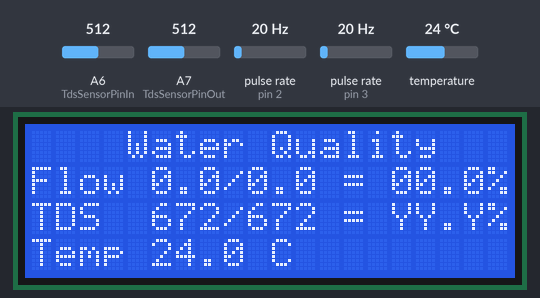
Bench run of a sketch on a simulated Arduino Nano, built with avr-gcc and run on an emulated ATmega328P. Parts: 20×4 character LCD. Wiring (inferred from the names in the program): 2 × pulse sensor: data pin 2 / data pin 3. Inputs (shaded band) come from the test bench; at power-on: A6 (TdsSensorPinIn) = 512, pulse rate (sensors on pin 2, pin 3) 20 Hz, temperature 24 °C, A7 (TdsSensorPinOut) = 512. What the sketch prints to the serial monitor is not drawn.

Above: at 1.3 s.
1.4 s: A6 (TdsSensorPinIn) set to 646
At 4.0 s:
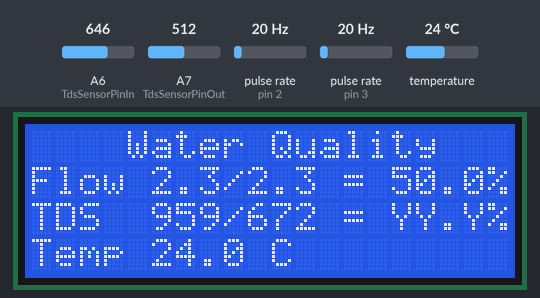
6.0 s: A6 (TdsSensorPinIn) set to 673
At 7.4 s:
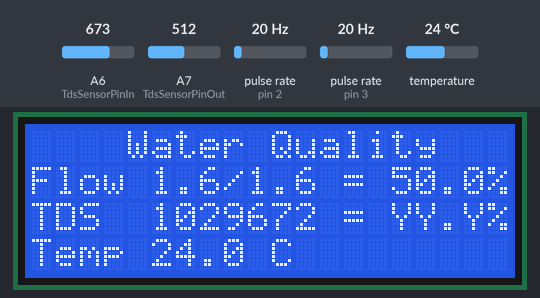
7.8 s: pulse rate (sensor on pin 2) set to 50 Hz
At 8.5 s:
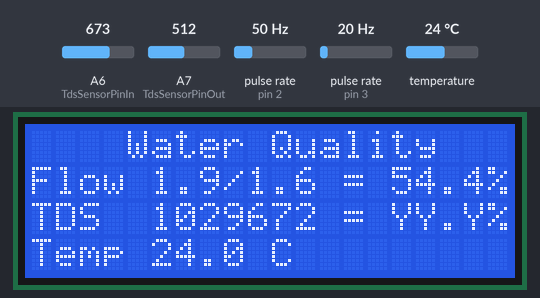
11.3 s: pulse rate (sensor on pin 2) set to 150 Hz
At 12.0 s:
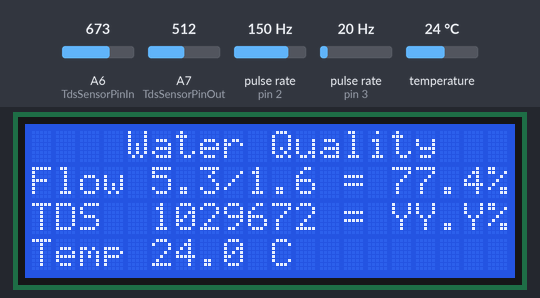
17.0 s: pulse rate (sensor on pin 3) set to 4 Hz
At 20.0 s:
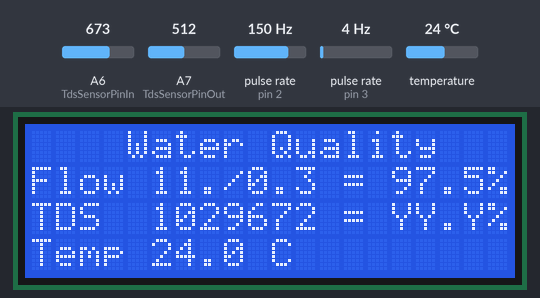
20.3 s: temperature set to 12 °C
At 21.5 s:
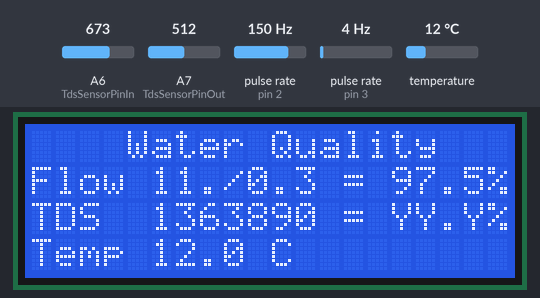
Timing chart, 0 to 23.1 s (numbered marks = the images above; inputs shaded):
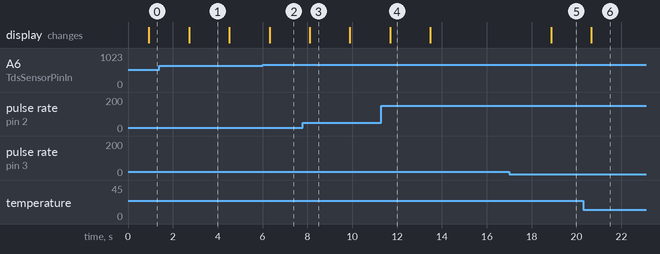

The sketch:

main_old.ino
```cpp
#include <Wire.h>
#include <LiquidCrystal_I2C.h>
#include <OneWire.h>
#include <DallasTemperature.h>
#include <stdio.h>
#include <stdlib.h>

#include <EEPROM.h>       // TDS readings
#include "GravityTDS.h"   //

//Defines analog inputs for TDC sensors
#define TdsSensorPinIn A6
#define TdsSensorPinOut A7

#define ONE_WIRE_BUS 11 //Temperature Reading pin
LiquidCrystal_I2C lcd(0x27, 2, 1, 0, 4, 5, 6, 7, 3, POSITIVE);  // Set the LCD I2C address

//LCD Screen Pin
//int sensorPin = A3;    // select the input pin for the potentiometer
//int sensorValue = 0;  // variable to store the value coming from the sensor
char str_temperature[5];

// Setup a oneWire instance to communicate with any OneWire devices (not just Maxim/Dallas temperature ICs)
OneWire oneWire(ONE_WIRE_BUS);
// Pass our oneWire reference to Dallas Temperature.
DallasTemperature sensors(&oneWire);
float tempC;


void LCDsetup(void){
    lcd.begin(20,4);
    lcd.setCursor(4,0);
    lcd.print("Water Quality");
    lcd.setCursor(0,1);
    lcd.print("Flow XXX/XXX = YY.Y%");
    lcd.setCursor(0,2);
    lcd.print("TDS  XXX/XXX = YY.Y%");
    lcd.setCursor(0,3);
    lcd.print("Temp XX.X C");

}

void TemperatureSetup(void){
  // start serial port
  Serial.begin(9600);
  Serial.println("Dallas Temperature IC Control Library Demo");

  // Start up the library
  sensors.begin();
}

void TemperatureLoop(void){
  // call sensors.requestTemperatures() to issue a global temperature
  // request to all devices on the bus
  //Serial.print("Requesting temperatures...");
  sensors.requestTemperatures(); // Send the command to get temperatures
  //Serial.println("DONE");
  // After we got the temperatures, we can print them here.
  // We use the function ByIndex, and as an example get the temperature from the first sensor only.
  tempC = sensors.getTempCByIndex(0);
  dtostrf(tempC, 4, 1, str_temperature);

  // Check if reading was successful
  if(tempC != DEVICE_DISCONNECTED_C)
  {
    //Serial.print("Temperature for the device 1 (index 0) is: ");
    //Serial.println(tempC);
    lcd.setCursor(5,4);
    lcd.print(str_temperature);
  }
  else
  {
    Serial.println("Error: Could not read temperature data");
  }

}

//--------------------------------------------------------------------------------------
//    FLOW READINGS

volatile float  flow_frequency_clean;  // Measures flow meter pulses in
float  l_minute_clean;          // Calculated litres/hour
unsigned char flowmeter_in = 2;  // Flow Meter Pin number

volatile float  flow_frequency_waste;  // Measures flow meter pulses in
float  l_minute_waste;          // Calculated litres/hour
unsigned char flowmeter_out = 3;  // Flow Meter Pin number


float flowrate[2]; //Holds flowrates, clean at [0], waste at [1]
char str_percent_flow[5];


unsigned long currentTime;
unsigned long cloopTime;

// Interrupt functions for water flow
void flow_clean(){flow_frequency_clean++;}
void flow_waste() {flow_frequency_waste++;}


void flowSetup(){
   pinMode(flowmeter_in, INPUT);
   pinMode(flowmeter_out, INPUT);
   Serial.begin(9600);
   attachInterrupt(0, flow_clean, RISING); // Setup Interrupt
   attachInterrupt(1, flow_waste, RISING);// see http://arduino.cc/en/Reference/attachInterrupt
   sei();                               // Enable interrupts
   currentTime = millis();
   cloopTime = currentTime;

}

void getFlow(){
   currentTime = millis();
   // Every second, calculate and print litres/hour
   if(currentTime >= (cloopTime + 1000))
   {
      cloopTime = currentTime;              // Updates cloopTime
      // Pulse frequency (Hz) = 7.5Q, Q is flow rate in L/min. (Results in +/- 3% range) ------- 23Q correction

      l_minute_clean = (flow_frequency_clean / 23.0); // (Pulse frequency x 60 min) / 7.5Q = flow rate in L/hour  ------- Not multiplying by 60. Keep in Liters per minute
      //Serial.print(l_minute_clean, DEC);   //Debug
      //Serial.println(" L/minute clean");
      flow_frequency_clean = 0;                   // Reset Counter

      l_minute_waste = (flow_frequency_waste / 23); //Do same for outflow
      //Serial.print(l_minute_waste, DEC); //Debug
      //Serial.println(" L/minute waste");
      flow_frequency_waste = 0;

      flowrate[0] = l_minute_clean;
      flowrate[1] = l_minute_waste; //Stores flowrates in and out.

   }
}

void Percentage_Flow(float flow_clean, float flow_waste){

    if(flow_clean + flow_waste == 0){
        str_percent_flow[0] = '0';
        str_percent_flow[1] = '0';
        str_percent_flow[2] = '.';
        str_percent_flow[3] = '0';
    }else{
        float percentage_flow = (flow_clean / (flow_clean + flow_waste)) * 100;
        dtostrf(percentage_flow, 4, 1, str_percent_flow);
    }

}

void printFlow(){
  getFlow(); //Calls for a function to update our flow rates
  Percentage_Flow(flowrate[0], flowrate[1]);

  char in_flow[10];
  char out_flow[10];

  char str_rate_in [4]; //Buffer of length 4 allows for x.x/null but not values >=10
  char str_rate_out [4];

  dtostrf(flowrate[0], 3, 1, str_rate_in);
  dtostrf(flowrate[1], 3, 1, str_rate_out);

  lcd.setCursor(5, 1);
  lcd.print(str_rate_in);
  lcd.setCursor(9,1);
  lcd.print(str_rate_out);

  lcd.setCursor(15, 1);
  lcd.print(str_percent_flow);

  //Overrides overflow digits in case reading goes goes >=10 for either flow value
  lcd.setCursor(8, 1);
  lcd.print("/");
  lcd.setCursor(12, 1);
  lcd.print(" ");


}

//--------------------------------------------------------------------------------------
//      TDS READINGS

GravityTDS TdsIn;
GravityTDS TdsOut;

float temperature = 25,tdsValueIn = 0, tdsValueOut = 0;

void TDSsetup()
{
    Serial.begin(9600);
    //Initialize TDS reader for water input
    TdsIn.setPin(TdsSensorPinIn);
    TdsIn.setAref(3.3);  //reference voltage on ADC, default 5.0V on Arduino UNO
    TdsIn.setAdcRange(1024);  //1024 for 10bit ADC;4096 for 12bit ADC
    TdsIn.begin();  //initialization

    //Initialize TDS reader for water output
    TdsOut.setPin(TdsSensorPinOut);
    TdsOut.setAref(3.3);  //reference voltage on ADC, default 5.0V on Arduino UNO
    TdsOut.setAdcRange(1024);  //1024 for 10bit ADC;4096 for 12bit ADC
    TdsOut.begin();  //initialization
}

void TDSloop()
{
    temperature = tempC;  //Bad Practice lmao
    TdsIn.setTemperature(temperature);  // set the temperature and execute temperature compensation
    TdsIn.update();  //sample and calculate
    tdsValueIn = TdsIn.getTdsValue();  // then get the value
    //Serial.print(tdsValueIn);
    //Serial.println("ppm");


    TdsOut.setTemperature(temperature);  // set the temperature and execute temperature compensation
    TdsOut.update();  //sample and calculate
    tdsValueOut = TdsOut.getTdsValue();  // then get the value

    printTDS(tdsValueIn, tdsValueOut);
    delay(1000);
}

void printTDS(float TDS_in, float TDS_out){
    char str_TDS_in[4], str_TDS_out[4];
    dtostrf(TDS_in, 3, 0, str_TDS_in);
    dtostrf(TDS_out, 3, 0, str_TDS_out);

    lcd.setCursor(5, 2);
    lcd.print(str_TDS_in);
    lcd.setCursor(9, 2);
    lcd.print(str_TDS_out);
}

//----------------------------------------------------------------------------------------

void setup(void){
    LCDsetup();
    TemperatureSetup();
    flowSetup();
    TDSsetup();
}

void loop(void){
    TemperatureLoop();
    printFlow();
    //LCDloop();
    TDSloop();
}
```

Measured:
- the behaviour switches between 661 and 662 on A6 (TdsSensorPinIn) (found by bisection; images 1 and 2)
- after the input at 6.0 s, the display: changes after 0.31 s (image 2)
- after the input at 7.8 s, the display: changes after 0.31 s (image 3)
- after the input at 11.3 s, the display: changes after 0.39 s (image 4)
- after the input at 17.0 s, the display: changes after 1.9 s (image 5)
- after the input at 20.3 s, the display: changes after 0.37 s (image 6)
- what the display in image 1 shows lasts 1.8 s, from 2.7 s to 4.5 s
